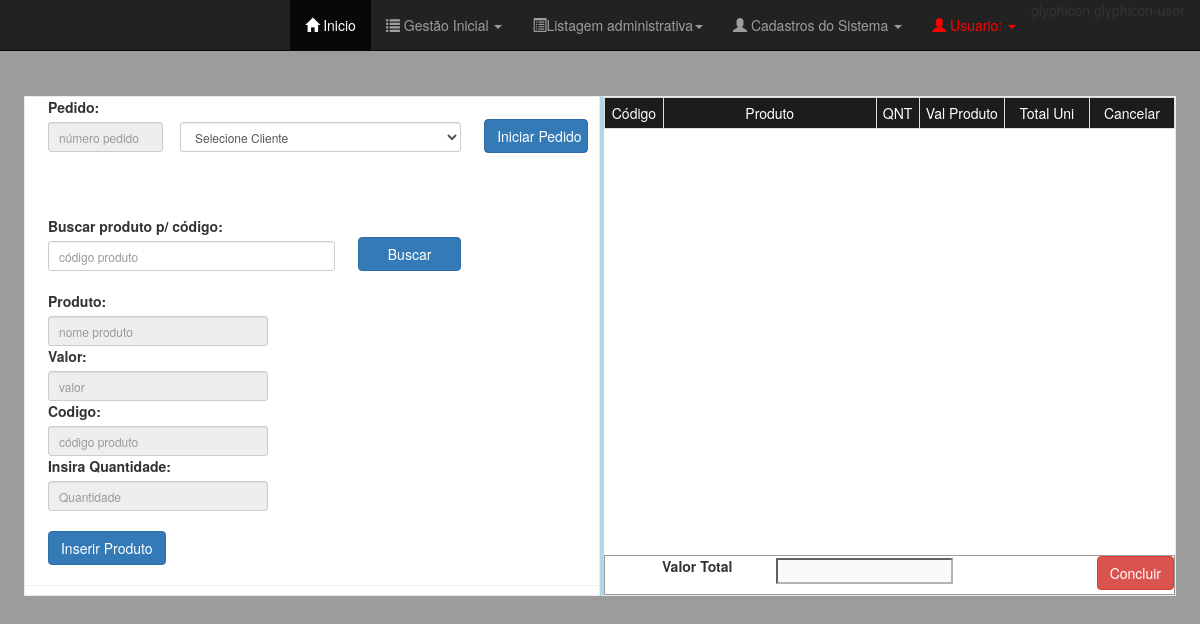
/Views/TelaCadPedidos.php, run on an earlier commit of the app's database.
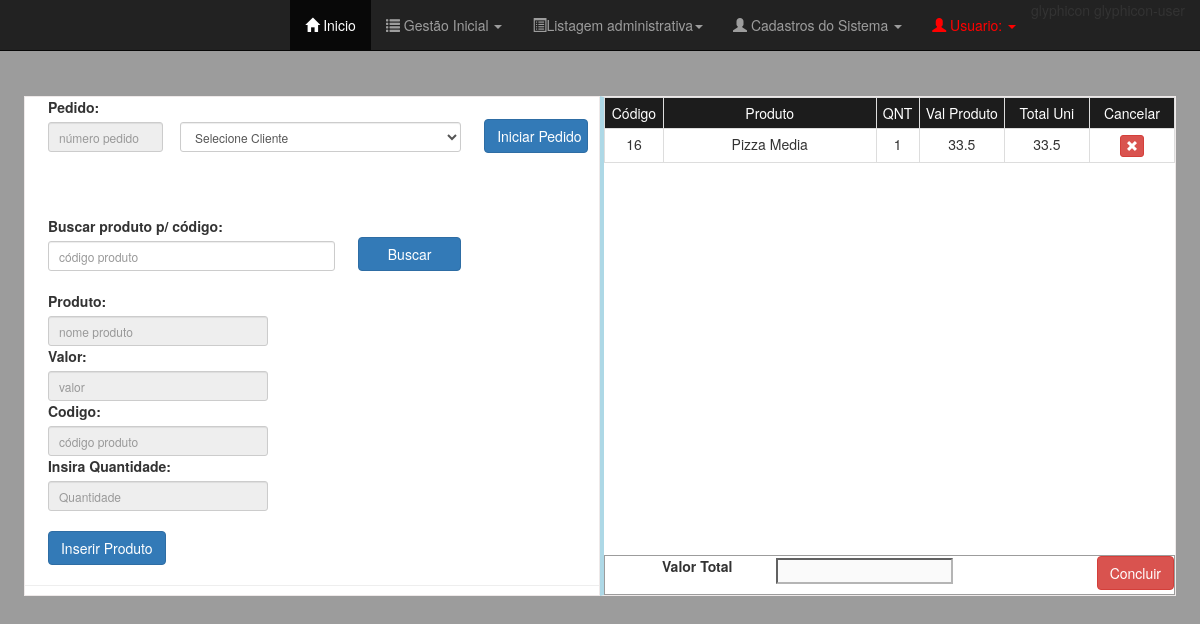
And on a later commit of the database.
### tables this page shows
CREATE TABLE `tab_itempedido` (
  `quantidade` int(11) DEFAULT NULL,
  `cod_produtovenda` int(11) DEFAULT NULL,
  `cod_pedido` int(11) DEFAULT NULL
);

CREATE TABLE `tab_produtovenda` (
  `cod_produtovenda` int(11) NOT NULL,
  `nome_produto` varchar(50) DEFAULT NULL,
  `valor_produto` double DEFAULT NULL,
  `descricao_produto` varchar(60) DEFAULT NULL,
  `qnt_produto` int(11) DEFAULT NULL
);

### Views/TelaCadPedidos.php (the view, shortened to what this page needs)
 <?php
	function ultimoID(){
	    $c = new conectar();
		$conexao=$c->conexao();
		$sql = "SELECT cod_pedido FROM tab_pedido ORDER BY cod_pedido DESC LIMIT 1";
		$result = mysqli_query($conexao, $sql);
		$ultimoId = mysqli_fetch_row($result);
		return $ultimoId[0];
    }
 ?>
 <?php
	$id = ultimoID();
	$c = new conectar();
	$conexao=$c->conexao();
	$sql="SELECT pro.cod_produtovenda, pro.nome_produto,ite.quantidade, pro.valor_produto from  tab_produtovenda pro JOIN tab_itempedido ite on pro.cod_produtovenda = ite.cod_produtovenda where ite.cod_pedido = '$id' ";
	$result = mysqli_query($conexao, $sql);
?>
<!DOCTYPE html>
<html>
<head>
	<?php require_once "TelaMenu.php"; ?>
	<?php require_once "dependencias.php" ?>
	<link rel="stylesheet" type="text/css" href="../css/estiloTelaPedido.css">
</head>
<body>
	<div id="container">
       	<div class="divs" id="campos_pedidos">
       			<div id="buscar_cliente">
				<form id="frmIniciarPedido">
					<label id="label_pedido">Pedido:</label>
				    <input type="text" class="form-control input-sm" id="numero_pedido" name="numero_pedido" placeholder="número pedido">
					<select class="form-control input-sm" name="nome_cliente" id="nome_cliente" required>
							<option value="0" selected="Selecione Cliente">Selecione Cliente</option>
						</select>
					<span class="btn btn-primary" id="btnIniciarPedido">Iniciar Pedido</span><br>
				</form>
			</div>
			<div id="buscar_produto">
				<form id="frmBuscarProduto">
					<label id="label_pedido">Buscar produto p/ código:</label>
					<input type="text" class="form-control input-sm" id="codigo_produto" name="codigo_produto" placeholder="código produto">
					<span class="btn btn-primary" id="btnBuscarProduto">Buscar</span><br>
				</form>
			</div>
			<form id="posiciona_form">
				<label>Produto:</label>
				<input type="text" class="form-control input-sm" id="nome_produto" name="nome_produto" placeholder="nome produto">
				<label>Valor:</label>
				<input type="text" class="form-control input-sm" id="valor_produto" name="valor_produto" placeholder="valor">
				<label>Codigo:</label>
				<input type="text" class="form-control input-sm" id="cod_produto" name="cod_produto" placeholder="código produto">
				<label>Insira Quantidade:</label>
				<input type="text" class="form-control input-sm" id="quantidade" name="quantidade" placeholder="Quantidade "><br>
				<span class="btn btn-primary" id="btnInserirProduto">Inserir Produto</span>
			</form>
			<hr id="hrdivision">
	</div>
       	<div class="divs" id="tabela_pedidos">
			<table class="table  table-condensed table-bordered" id="tableitem" border="1">
				<tr id="topo_tabela">
					<td width="30">Código</td>
					<td width="200">Produto</td>
					<td width="40">QNT</td>
					<td width="80">Val Produto</td>
					<td width="80">Total Uni</td>
					<td width="80">Cancelar</td>
				</tr>
				<?php while($mostrar = mysqli_fetch_row($result)): ?>
				<tr id="corpo_tabela">
					<td><?php echo $mostrar[0]; ?></td>
					<td><?php echo $mostrar[1]; ?></td>
					<td><?php echo $mostrar[2]; ?></td>
					<td><?php echo $mostrar[3]; ?></td>
					<td><?php echo $mostrar[2] * $mostrar[3]; ?></td>
					<td>
					   <span class="btn btn-danger btn-xs" onclick="excluirMemorando('<?php echo $mostrar[0]?>')"><span>
				        <span class="glyphicon glyphicon-remove"></span>
				      </span>
					</td>
				</tr>
			<?php endWhile; ?>
			</table>
			<div id="finalizarCompra">
				<label id="valor_total_label">Valor Total</label>
				<div id="label_btn">
					<input type="text" id="valor_total_input" name="valor_total_input">
					<span class="btn btn-danger" id="btnFinalizarCompra">Concluir
					</span>
				</div>
			</div>
       	</div>
       </div>
</body>
</html>

What changed in the data, as far as the page shows it:
added tab_itempedido: cod_produtovenda.cod_produtovenda "16", cod_produtovenda.nome_produto "Pizza Media", quantidade "1", cod_produtovenda.valor_produto "33.5", $mostrar[2]*$mostrar[3] "33.5"
